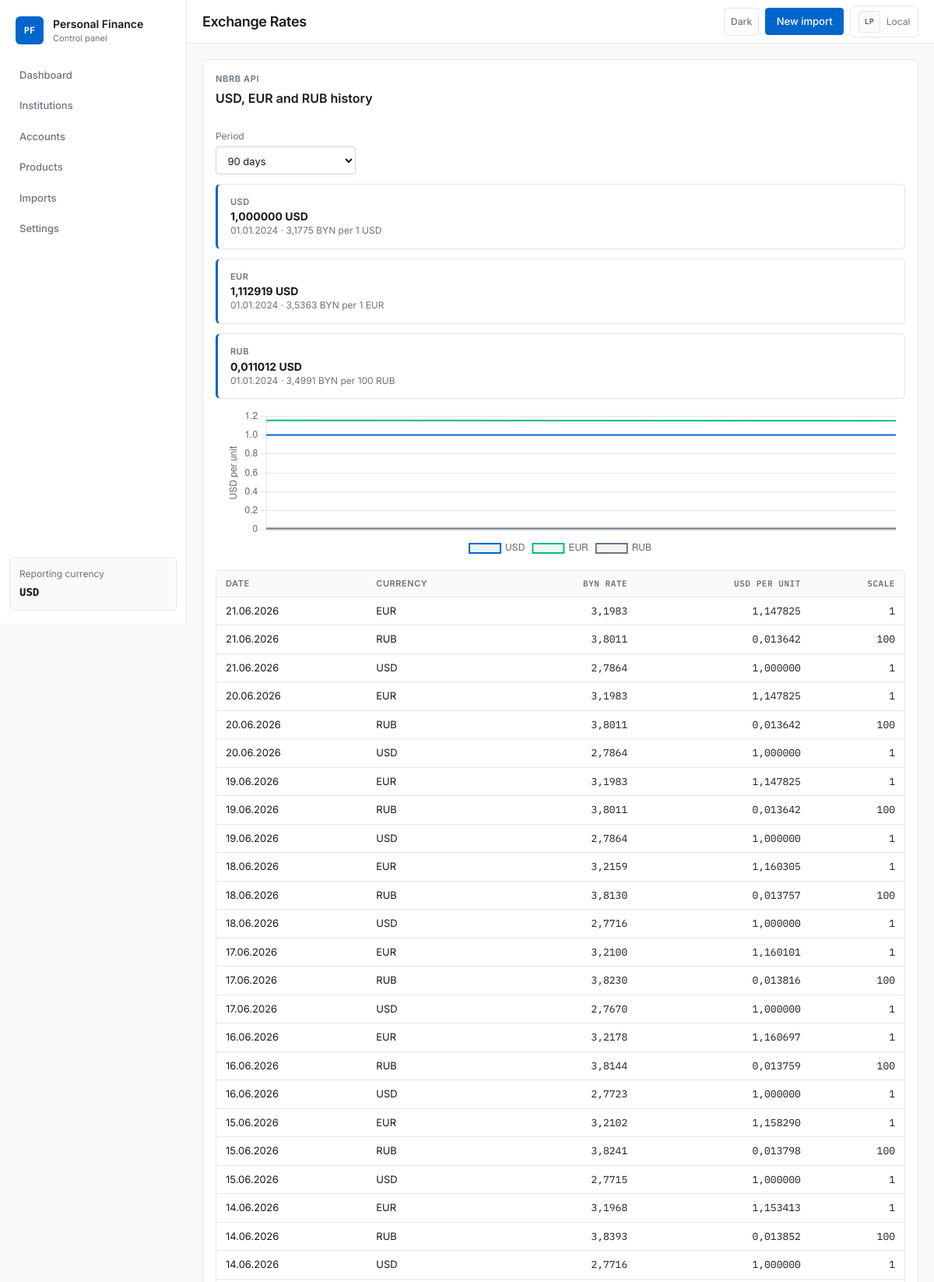
Page /exchange-rates/ (upper part) on the committed database.
### apps/common/models.py (models this page shows, shortened)
class TimeStampedModel(models.Model):
	created_at = models.DateTimeField(auto_now_add=True)
	updated_at = models.DateTimeField(auto_now=True)
	class Meta:
		abstract = True

class ExchangeRateHistory(TimeStampedModel):
	class Source(models.TextChoices):
		NBRB = 'nbrb', 'NBRB API'
	currency = models.ForeignKey(Currency, on_delete=models.CASCADE, related_name='rate_history')
	rate_date = models.DateField()
	rate_byn = models.DecimalField(max_digits=18, decimal_places=6)
	usd_cross_rate = models.DecimalField(max_digits=18, decimal_places=10)
	scale = models.PositiveIntegerField(default=1)
	source = models.CharField(max_length=16, choices=Source.choices, default=Source.NBRB)
	source_currency_id = models.PositiveIntegerField()
	payload = models.JSONField(default=dict, blank=True)
	class Meta:
		ordering = ['-rate_date', 'currency__code']
		constraints = [
			models.UniqueConstraint(fields=['currency', 'rate_date', 'source'], name='unique_exchange_rate_per_day_source'),
		]
		verbose_name = 'Exchange rate history'
		verbose_name_plural = 'Exchange rate history'

class Currency(TimeStampedModel):
	code = models.CharField(max_length=16, unique=True)
	name = models.CharField(max_length=64)
	symbol = models.CharField(max_length=8, blank=True)
	usd_rate = models.DecimalField(max_digits=18, decimal_places=6, default=1)
	is_base = models.BooleanField(default=False)
	metadata = models.JSONField(default=dict, blank=True)
	class Meta:
		ordering = ['code']
		verbose_name = 'Currency'
		verbose_name_plural = 'Currencies'

### apps/dashboard/views.py (the view)
# urls.py: path('exchange-rates/', views.exchange_rate_history, name='exchange_rates'),
def exchange_rate_history(request):
    period = request.GET.get('period', '90d')
    period_map = {
        '30d': 30,
        '90d': 90,
        '365d': 365,
        'all': None,
    }
    days = period_map.get(period, 90)
    rate_history = ExchangeRateHistory.objects.select_related('currency').filter(currency__code__in=['USD', 'EUR', 'RUB'])
    if days is not None:
        start_date = timezone.localdate() - timedelta(days=days)
        rate_history = rate_history.filter(rate_date__gte=start_date)
    rate_history = rate_history.order_by('rate_date', 'currency__code')
    chart_series = {'USD': [], 'EUR': [], 'RUB': []}
    for row in rate_history:
        chart_series[row.currency.code].append({
            'x': format_display_date(row.rate_date),
            'y': float(row.usd_cross_rate),
            'byn': float(row.rate_byn),
        })
    latest_rows = {
        row.currency.code: row
        for row in ExchangeRateHistory.objects.select_related('currency').filter(currency__code__in=['USD', 'EUR', 'RUB']).order_by('currency__code', '-rate_date')
    }
    latest_display_rows = []
    for code in ['USD', 'EUR', 'RUB']:
        if code not in latest_rows:
            continue
        row = latest_rows[code]
        latest_display_rows.append(
            {
                'row': row,
                'display_rate_byn': row.payload.get('Cur_OfficialRate', row.rate_byn) if isinstance(row.payload, dict) else row.rate_byn,
                'display_scale': row.scale,
            }
        )
    context = {
        'period': period,
        'period_options': [('30d', '30 days'), ('90d', '90 days'), ('365d', '365 days'), ('all', 'All')],
        'chart_series': chart_series,
        'rate_rows': rate_history.order_by('-rate_date', 'currency__code')[:180],
        'latest_rows': latest_display_rows,
    }
    template_name = 'dashboard/partials/exchange_rates_content.html' if request.headers.get('HX-Request') == 'true' else 'dashboard/exchange_rates.html'
    return render(request, template_name, context)

### apps/common/dates.py (called while the page is built)
def format_display_date(value: date | datetime | None) -> str:
	if value is None:
		return ''
	if isinstance(value, datetime):
		if timezone.is_aware(value):
			value = timezone.localtime(value)
		return value.strftime(DATE_DISPLAY_FORMAT)
	return value.strftime(DATE_DISPLAY_FORMAT)

### apps/core/context_processors.py (called while the page is built)
def project_settings(request):
    return {
        'project_name': 'Personal Finance',
        'reporting_base_currency': settings.REPORTING_BASE_CURRENCY,
    }

### apps/core/templatetags/pf_extras.py (called while the page is built)
@register.filter
def display_date(value):
	return format_display_date(value)

### templates/dashboard/exchange_rates.html (shortened to what this page needs)
{% extends 'core/base.html' %}
{% block page_title %}Exchange Rates{% endblock %}
{% block content %}
<section class="panel stack-md">
    <div class="panel-header">
        <div>
            <p class="eyebrow">NBRB API</p>
            <h2>USD, EUR and RUB history</h2>
        </div>
    </div>
    <form class="filter-bar" hx-get="{% url 'dashboard:exchange_rates' %}" hx-target="#exchange-rates-content" hx-select="#exchange-rates-content" hx-trigger="change from:#period-filter">
        <label class="filter-field">
            <span>Period</span>
            <select id="period-filter" name="period">
                {% for value, label in period_options %}
                    <option value="{{ value }}" {% if period == value %}selected{% endif %}>{{ label }}</option>
                {% endfor %}
            </select>
        </label>
    </form>
    <div id="exchange-rates-content">
        {% include 'dashboard/partials/exchange_rates_content.html' %}
    </div>
</section>
{% endblock %}
{% block extra_js %}
<script>
function renderExchangeRateChart() {
    const payloadNode = document.getElementById('exchange-rate-chart-data');
    const canvas = document.getElementById('exchange-rate-chart');
    if (!payloadNode || !canvas || typeof Chart === 'undefined') {
        return;
    }
    const payload = JSON.parse(payloadNode.textContent);
    if (window.exchangeRateChart) {
        window.exchangeRateChart.destroy();
    }
    window.exchangeRateChart = new Chart(canvas.getContext('2d'), {
        type: 'line',
        data: {
            datasets: [
                {label: 'USD', data: payload.USD, borderColor: '#0066CC', backgroundColor: 'rgba(0,102,204,0.08)', tension: 0.1, borderWidth: 2, pointRadius: 0},
                {label: 'EUR', data: payload.EUR, borderColor: '#10B981', backgroundColor: 'rgba(16,185,129,0.08)', tension: 0.1, borderWidth: 2, pointRadius: 0},
                {label: 'RUB', data: payload.RUB, borderColor: '#6B7280', backgroundColor: 'rgba(107,114,128,0.08)', tension: 0.1, borderWidth: 2, pointRadius: 0},
            ],
        },
        options: {
            parsing: false,
            responsive: true,
            maintainAspectRatio: false,
            scales: {
                x: {type: 'category', ticks: {maxTicksLimit: 12}},
                y: {title: {display: true, text: 'USD per unit'}}
            },
            plugins: {
                legend: {position: 'bottom'}
            }
        }
    });
}
document.addEventListener('DOMContentLoaded', renderExchangeRateChart);
document.body.addEventListener('htmx:afterSwap', function(event) {
    if (event.target && event.target.id === 'exchange-rates-content') {
        renderExchangeRateChart();
    }
});
</script>
{% endblock %}

### templates/dashboard/partials/exchange_rates_content.html (shortened to what this page needs)
<section class="metric-grid compact-grid">
    {% for item in latest_rows %}
        <article class="metric-card accent-blue">
            <span>{{ item.row.currency.code }}</span>
            <strong>{{ item.row.usd_cross_rate|floatformat:6 }} USD</strong>
            <small>{{ item.row.rate_date|display_date }} · {{ item.display_rate_byn|floatformat:4 }} BYN per {{ item.display_scale }} {{ item.row.currency.code }}</small>
        </article>
    {% endfor %}
</section>
<div class="chart-card">
    <canvas id="exchange-rate-chart"></canvas>
</div>
<div class="table-wrap">
    <table>
        <thead>
            <tr>
                <th>Date</th>
                <th>Currency</th>
                    <th class="text-right">BYN rate</th>
                <th class="text-right">USD per unit</th>
                <th class="text-right">Scale</th>
            </tr>
        </thead>
        <tbody>
            {% for row in rate_rows %}
                <tr>
                    <td>{{ row.rate_date|display_date }}</td>
                    <td>{{ row.currency.code }}</td>
                    <td class="text-right">{{ row.payload.Cur_OfficialRate|default:row.rate_byn|floatformat:4 }}</td>
                    <td class="text-right">{{ row.usd_cross_rate|floatformat:6 }}</td>
                    <td class="text-right">{{ row.scale }}</td>
                </tr>
            {% empty %}
                <tr>
                    <td colspan="5" class="empty-state">No exchange rate history found.</td>
                </tr>
            {% endfor %}
        </tbody>
    </table>
</div>

### static/css/app.css (style rules this page uses)
:root { --font-ui: 'Inter', system-ui, -apple-system, 'Segoe UI', sans-serif; --font-mono: 'IBM Plex Mono', 'Consolas', monospace; --bg: #fafafa; --surface: #ffffff; --border: #e5e7eb; --border-strong: #d1d5db; --text: #1a1a1a; --text-secondary: #6b7280; --text-muted: #9ca3af; --accent: #0066cc; --accent-hover: #0052a3; --accent-soft: rgba(0, 102, 204, 0.08); --success: #10b981; --success-soft: rgba(16, 185, 129, 0.12); --warning: #f59e0b; --warning-soft: rgba(245, 158, 11, 0.12); --danger: #ef4444; --danger-soft: rgba(239, 68, 68, 0.12); --sidebar-width: 240px; --topbar-height: 56px; --radius-sm: 4px; --radius: 6px; --shadow-sm: 0 1px 2px rgba(0, 0, 0, 0.04); --grid-gap: 12px; --content-padding: 20px; --institution-logo-bg: #f3f4f6; }
*, *::before, *::after { box-sizing: border-box; }
html { -webkit-font-smoothing: antialiased; }
body { margin: 0; font-family: var(--font-ui); font-size: 14px; line-height: 1.5; background: var(--bg); color: var(--text); }
.font-mono, .metric-value, .num, th.text-right, td.text-right, .status-chip, .sidebar-note strong, .hero-value, table.data-table td:first-child.font-mono { font-family: var(--font-mono); font-variant-numeric: tabular-nums; }
p, h1, h2, h3 { margin-top: 0; }
h2 { font-size: 1rem; font-weight: 600; margin-bottom: 0.25rem; }
.eyebrow { font-size: 0.6875rem; font-weight: 600; letter-spacing: 0.06em; text-transform: uppercase; color: var(--text-secondary); margin-bottom: 0.25rem; }
.stack-lg, .stack-md, .messages { display: grid; gap: var(--grid-gap); }
.panel, .metric-card, .note-card, .hero-card { background: var(--surface); border: 1px solid var(--border); border-radius: var(--radius); box-shadow: var(--shadow-sm); }
.panel, .note-card { padding: 1rem; }
.panel-header { display: flex; align-items: flex-start; justify-content: space-between; gap: 1rem; margin-bottom: 0.75rem; }
.metric-grid { display: grid; grid-template-columns: repeat(12, minmax(0, 1fr)); gap: var(--grid-gap); }
.metric-card { grid-column: span 3; padding: 0.875rem 1rem; }
.metric-card span { display: block; font-size: 0.6875rem; font-weight: 600; letter-spacing: 0.04em; text-transform: uppercase; color: var(--text-secondary); }
.metric-card small { display: block; font-size: 0.75rem; color: var(--text-secondary); line-height: 1.4; }
.compact-grid { grid-template-columns: repeat(3, minmax(0, 1fr)); }
.table-wrap { overflow-x: auto; border: 1px solid var(--border); border-radius: var(--radius); }
table, .data-table { width: 100%; border-collapse: collapse; font-size: 0.8125rem; }
th, td { padding: 0.5rem 0.75rem; border-bottom: 1px solid var(--border); text-align: left; vertical-align: middle; }
thead th { background: var(--bg); color: var(--text-secondary); font-size: 0.6875rem; font-weight: 600; letter-spacing: 0.05em; text-transform: uppercase; white-space: nowrap; }
.text-right { text-align: right; }
input, select, button, textarea { font-family: var(--font-ui); font-size: 0.8125rem; }
input, select, textarea { width: 100%; padding: 0.5rem 0.65rem; border-radius: var(--radius-sm); border: 1px solid var(--border-strong); background: var(--surface); color: var(--text); }
.filter-bar { display: flex; flex-wrap: wrap; align-items: center; gap: 0.75rem; }
.filter-field { min-width: 180px; }
.filter-field span { display: block; margin-bottom: 0.25rem; color: var(--text-secondary); font-size: 0.75rem; }
.chart-card { height: 220px; padding: 0.75rem; position: relative; }
.chart-card canvas { width: 100% !important; height: 100% !important; }
.accent-gold, .accent-blue, .accent-green, .accent-orange { border-left: 3px solid var(--accent); }
@media (max-width: 1200px) { .metric-card { grid-column: span 6; } }

### rows in the picture
ExchangeRateHistory: row.currency.code "USD", row.usd_cross_rate "1,000000", row.rate_date|display_date "01.01.2024", display_rate_byn "3,1775", display_scale "1"
ExchangeRateHistory: row.currency.code "EUR", row.usd_cross_rate "1,112919", row.rate_date|display_date "01.01.2024", display_rate_byn "3,5363", display_scale "1"
ExchangeRateHistory: row.currency.code "RUB", row.usd_cross_rate "0,011012", row.rate_date|display_date "01.01.2024", display_rate_byn "3,4991", display_scale "100"
ExchangeRateHistory: rate_date|display_date "21.06.2026", currency.code "EUR", payload.Cur_OfficialRate "3,1983", usd_cross_rate "1,147825", scale "1"
ExchangeRateHistory: rate_date|display_date "21.06.2026", currency.code "RUB", payload.Cur_OfficialRate "3,8011", usd_cross_rate "0,013642", scale "100"
ExchangeRateHistory: rate_date|display_date "21.06.2026", currency.code "USD", payload.Cur_OfficialRate "2,7864", usd_cross_rate "1,000000", scale "1"
ExchangeRateHistory: rate_date|display_date "20.06.2026", currency.code "EUR", payload.Cur_OfficialRate "3,1983", usd_cross_rate "1,147825", scale "1"
ExchangeRateHistory: rate_date|display_date "20.06.2026", currency.code "RUB", payload.Cur_OfficialRate "3,8011", usd_cross_rate "0,013642", scale "100"
ExchangeRateHistory: rate_date|display_date "20.06.2026", currency.code "USD", payload.Cur_OfficialRate "2,7864", usd_cross_rate "1,000000", scale "1"
ExchangeRateHistory: rate_date|display_date "19.06.2026", currency.code "EUR", payload.Cur_OfficialRate "3,1983", usd_cross_rate "1,147825", scale "1"
ExchangeRateHistory: rate_date|display_date "19.06.2026", currency.code "RUB", payload.Cur_OfficialRate "3,8011", usd_cross_rate "0,013642", scale "100"
ExchangeRateHistory: rate_date|display_date "19.06.2026", currency.code "USD", payload.Cur_OfficialRate "2,7864", usd_cross_rate "1,000000", scale "1"
ExchangeRateHistory: rate_date|display_date "18.06.2026", currency.code "EUR", payload.Cur_OfficialRate "3,2159", usd_cross_rate "1,160305", scale "1"
ExchangeRateHistory: rate_date|display_date "18.06.2026", currency.code "RUB", payload.Cur_OfficialRate "3,8130", usd_cross_rate "0,013757", scale "100"
ExchangeRateHistory: rate_date|display_date "18.06.2026", currency.code "USD", payload.Cur_OfficialRate "2,7716", usd_cross_rate "1,000000", scale "1"
ExchangeRateHistory: rate_date|display_date "17.06.2026", currency.code "EUR", payload.Cur_OfficialRate "3,2100", usd_cross_rate "1,160101", scale "1"
ExchangeRateHistory: rate_date|display_date "17.06.2026", currency.code "RUB", payload.Cur_OfficialRate "3,8230", usd_cross_rate "0,013816", scale "100"
ExchangeRateHistory: rate_date|display_date "17.06.2026", currency.code "USD", payload.Cur_OfficialRate "2,7670", usd_cross_rate "1,000000", scale "1"
ExchangeRateHistory: rate_date|display_date "16.06.2026", currency.code "EUR", payload.Cur_OfficialRate "3,2178", usd_cross_rate "1,160697", scale "1"
ExchangeRateHistory: rate_date|display_date "16.06.2026", currency.code "RUB", payload.Cur_OfficialRate "3,8144", usd_cross_rate "0,013759", scale "100"
ExchangeRateHistory: rate_date|display_date "16.06.2026", currency.code "USD", payload.Cur_OfficialRate "2,7723", usd_cross_rate "1,000000", scale "1"
ExchangeRateHistory: rate_date|display_date "15.06.2026", currency.code "EUR", payload.Cur_OfficialRate "3,2102", usd_cross_rate "1,158290", scale "1"
ExchangeRateHistory: rate_date|display_date "15.06.2026", currency.code "RUB", payload.Cur_OfficialRate "3,8241", usd_cross_rate "0,013798", scale "100"
ExchangeRateHistory: rate_date|display_date "15.06.2026", currency.code "USD", payload.Cur_OfficialRate "2,7715", usd_cross_rate "1,000000", scale "1"
ExchangeRateHistory: rate_date|display_date "14.06.2026", currency.code "EUR", payload.Cur_OfficialRate "3,1968", usd_cross_rate "1,153413", scale "1"
ExchangeRateHistory: rate_date|display_date "14.06.2026", currency.code "RUB", payload.Cur_OfficialRate "3,8393", usd_cross_rate "0,013852", scale "100"
ExchangeRateHistory: rate_date|display_date "14.06.2026", currency.code "USD", payload.Cur_OfficialRate "2,7716", usd_cross_rate "1,000000", scale "1"

### other values in the picture
{{ reporting_base_currency }} "USD"
form field period "90 days"
